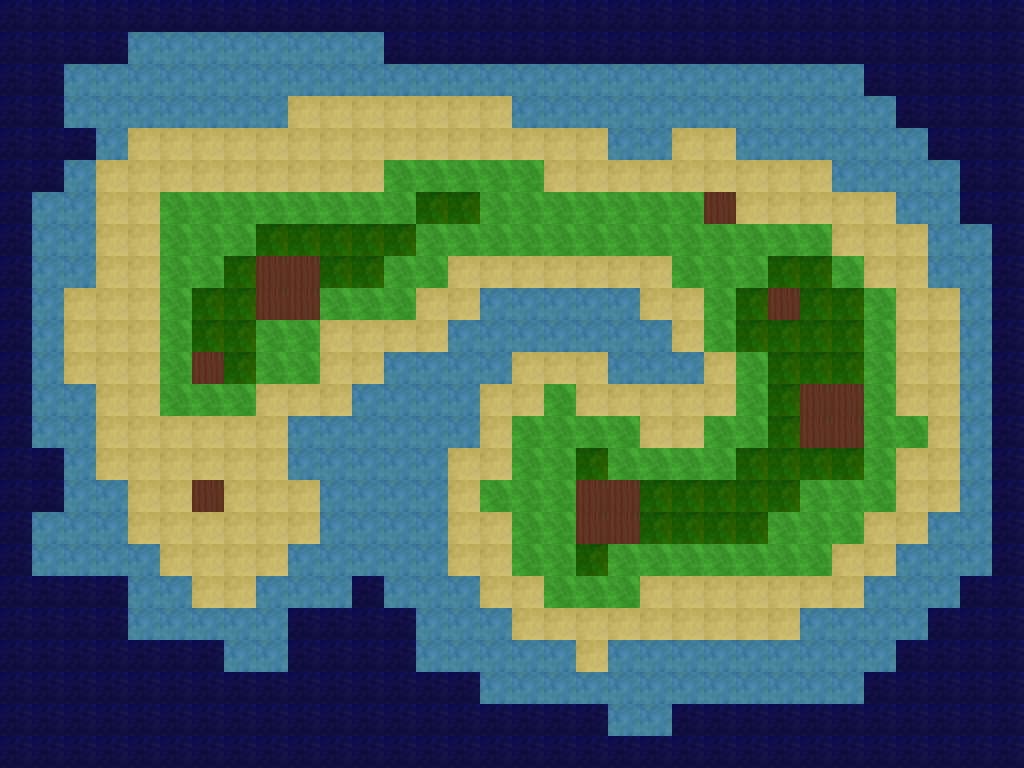

This game map was drawn from its Tiled (.tmx) file and the tilesets committed beside it. A one-line description and the full map source follow:
An orthogonal 32x24 tile map with 32x32 px tiles, 1 tile layer (Tile Layer 1).

<map version="1.2" tiledversion="1.2.0" orientation="orthogonal" renderorder="right-down" width="32" height="24" tilewidth="32" tileheight="32" infinite="0" nextlayerid="2" nextobjectid="1">
 <tileset firstgid="1" source="DLZP-Custom.tsx" />
 <layer id="1" name="Tile Layer 1" width="32" height="24">
  <data encoding="csv">
5,5,5,5,5,5,5,5,5,5,5,5,5,5,5,5,5,5,5,5,5,5,5,5,5,5,5,5,5,5,5,5,
5,5,5,5,6,6,6,6,6,6,6,6,5,5,5,5,5,5,5,5,5,5,5,5,5,5,5,5,5,5,5,5,
5,5,6,6,6,6,6,6,6,6,6,6,6,6,6,6,6,6,6,6,6,6,6,6,6,6,6,5,5,5,5,5,
5,5,6,6,6,6,6,6,6,2,2,2,2,2,2,2,6,6,6,6,6,6,6,6,6,6,6,6,5,5,5,5,
5,5,5,6,2,2,2,2,2,2,2,2,2,2,2,2,2,2,2,6,6,2,2,6,6,6,6,6,6,5,5,5,
5,5,6,2,2,2,2,2,2,2,2,2,3,3,3,3,3,2,2,2,2,2,2,2,2,2,6,6,6,6,5,5,
5,6,6,2,2,3,3,3,3,3,3,3,3,1,1,3,3,3,3,3,3,3,4,2,2,2,2,2,6,6,5,5,
5,6,6,2,2,3,3,3,1,1,1,1,1,3,3,3,3,3,3,3,3,3,3,3,3,3,2,2,2,6,6,5,
5,6,6,2,2,3,3,1,4,4,1,1,3,3,2,2,2,2,2,2,2,3,3,3,1,1,3,2,2,6,6,5,
5,6,2,2,2,3,1,1,4,4,3,3,3,2,2,6,6,6,6,6,2,2,3,1,4,1,1,3,2,2,6,5,
5,6,2,2,2,3,1,1,3,3,2,2,2,2,6,6,6,6,6,6,6,2,3,1,1,1,1,3,2,2,6,5,
5,6,2,2,2,3,4,1,3,3,2,2,6,6,6,6,2,2,2,6,6,6,2,3,1,1,1,3,2,2,6,5,
5,6,6,2,2,3,3,3,2,2,2,6,6,6,6,2,2,3,2,2,2,2,2,3,1,4,4,3,2,2,6,5,
5,6,6,2,2,2,2,2,2,6,6,6,6,6,6,2,3,3,3,3,2,2,3,3,1,4,4,3,3,2,6,5,
5,5,6,2,2,2,2,2,2,6,6,6,6,6,2,2,3,3,1,3,3,3,3,1,1,1,1,3,2,2,6,5,
5,5,6,6,2,2,4,2,2,2,6,6,6,6,2,3,3,3,4,4,1,1,1,1,1,3,3,3,2,2,6,5,
5,6,6,6,2,2,2,2,2,2,6,6,6,6,2,2,3,3,4,4,1,1,1,1,3,3,3,2,2,6,6,5,
5,6,6,6,6,2,2,2,2,6,6,6,6,6,2,2,3,3,1,3,3,3,3,3,3,3,2,2,6,6,6,5,
5,5,5,5,6,6,2,2,6,6,6,5,6,6,6,2,2,3,3,3,2,2,2,2,2,2,2,6,6,6,5,5,
5,5,5,5,6,6,6,6,6,5,5,5,5,6,6,6,2,2,2,2,2,2,2,2,2,6,6,6,6,5,5,5,
5,5,5,5,5,5,5,6,6,5,5,5,5,6,6,6,6,6,2,6,6,6,6,6,6,6,6,6,5,5,5,5,
5,5,5,5,5,5,5,5,5,5,5,5,5,5,5,6,6,6,6,6,6,6,6,6,6,6,6,5,5,5,5,5,
5,5,5,5,5,5,5,5,5,5,5,5,5,5,5,5,5,5,5,6,6,5,5,5,5,5,5,5,5,5,5,5,
5,5,5,5,5,5,5,5,5,5,5,5,5,5,5,5,5,5,5,5,5,5,5,5,5,5,5,5,5,5,5,5
</data>
 </layer>
</map>
